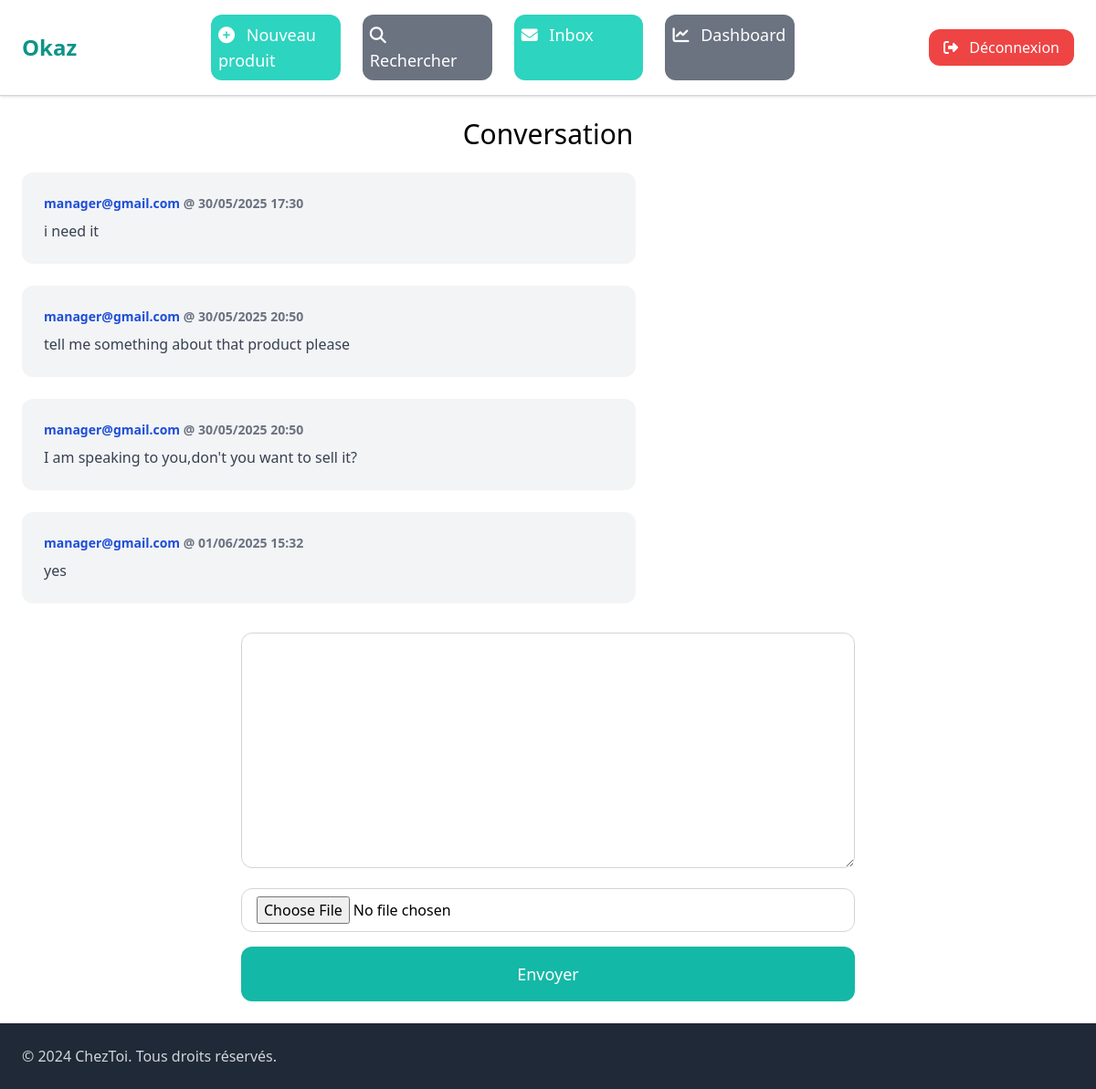
The page /inbox/8/ (signed in) on the database its author committed.
### conversation/models.py (models this page shows)
class ConversationMessage(models.Model):
    conversation=models.ForeignKey(Conversation,related_name="messages",on_delete=models.CASCADE)
    content=models.TextField(blank=True, null=True)
    created_at=models.DateTimeField(auto_now_add=True)
    created_by=models.ForeignKey(User,related_name='created_message',on_delete=models.CASCADE)
    is_read = models.BooleanField(default=False)
    file = models.FileField(upload_to='messages/files/', blank=True, null=True)
    image = models.ImageField(upload_to='messages/images/', blank=True, null=True)
    class Meta:
        ordering = ('created_at',)

### conversation/views.py (the view)
# urls.py: path('<int:pk>/', views.detail, name='detail'),                  # / ajouté
@login_required
def detail(request, pk):
    conversation = get_object_or_404(Conversation, pk=pk)
    if request.user not in conversation.members.all():
        return redirect('conversation:inbox')
    conversation.messages.filter(
        ~Q(created_by=request.user),
        is_read=False
    ).update(is_read=True)
    conversation.unread_count=0
    if request.method == 'POST':
        form = ConversationMessageForm(request.POST)
        if form.is_valid():
            conversation_message = form.save(commit=False)
            conversation_message.conversation = conversation
            conversation_message.created_by = request.user
            conversation_message.save()
            return redirect('conversation:detail', pk=pk)
    else:
        form = ConversationMessageForm()
    return render(request, 'conversation/detail.html', {
        'conversation': conversation,
        'form': form
    })

### conversation/forms.py
class ConversationMessageForm(forms.ModelForm):
    class Meta:
        model=ConversationMessage
        fields=('content','file','image')
        widgets={
            'content':forms.Textarea(attrs={
                'class':'w-full py-2 px-4 rounded-xl border border-gray-300 focus:outline-none focus:ring-2 focus:ring-teal-500 '
            }),
            'file':forms.ClearableFileInput(attrs={
                'class':'w-full py-2 px-4 rounded-xl border border-gray-300 focus:outline-none focus:ring-2 focus:ring-teal-500 '
            }),
            'image':forms.ClearableFileInput(attrs={
                'class':'w-full py-2 px-4 rounded-xl border border-gray-300 focus:outline-none focus:ring-2 focus:ring-teal-500 '
            }),
        }

### conversation/templates/conversation/detail.html (shortened to what this page needs)
{% extends 'core/base.html' %}
{% block content %}
{% load custom_filters %}
<h1 class="mb-6 text-3xl text-center">Conversation</h1>
<div class="space-y-6">
    {% for message in conversation.messages.all %}
        <div class="p-4 md:p-6 flex rounded-xl max-w-2xl
            {% if message.created_by == request.user %}
                bg-blue-100 ml-auto
            {% else %}
                bg-gray-100
            {% endif %}
        ">
            <div>
                <p class="mb-2 font-bold text-blue-700 text-sm">
                    <strong>
                        {% if message.created_by == request.user %}
                            Vous
                        {% else %}
                            {{ message.created_by.username }}
                        {% endif %}
                    </strong>
                    <span class="text-gray-500">@ {{ message.created_at|date:"d/m/Y H:i" }}</span>
                </p>
                <p class="text-gray-700 whitespace-pre-wrap">{{ message.content }}</p>
            </div>
        </div>
    {% empty %}
        <p class="text-center text-gray-500">Aucun message pour l'instant.</p>
    {% endfor %}
</div>
<form action="." method="post" enctype="multipart/form-data" class="mt-8 max-w-2xl mx-auto space-y-4">
    <div>
        {{ form.content }}
    </div>
    <div>
        {{ form.file }}
    </div>
    <button class="w-full py-4 text-lg bg-teal-500 hover:bg-teal-700 rounded-xl text-white">Envoyer</button>
</form>
{% endblock content %}

### rows shown on the page
ConversationMessage: created_by.username "manager@gmail.com", created_at "30/05/2025 17:30", content "i need it"
ConversationMessage: created_by.username "manager@gmail.com", created_at "30/05/2025 20:50", content "tell me something about that product please"
ConversationMessage: created_by.username "manager@gmail.com", created_at "30/05/2025 20:50", content "I am speaking to you,don't you want to sell it?"
ConversationMessage: created_by.username "manager@gmail.com", created_at "01/06/2025 15:32", content "yes"
